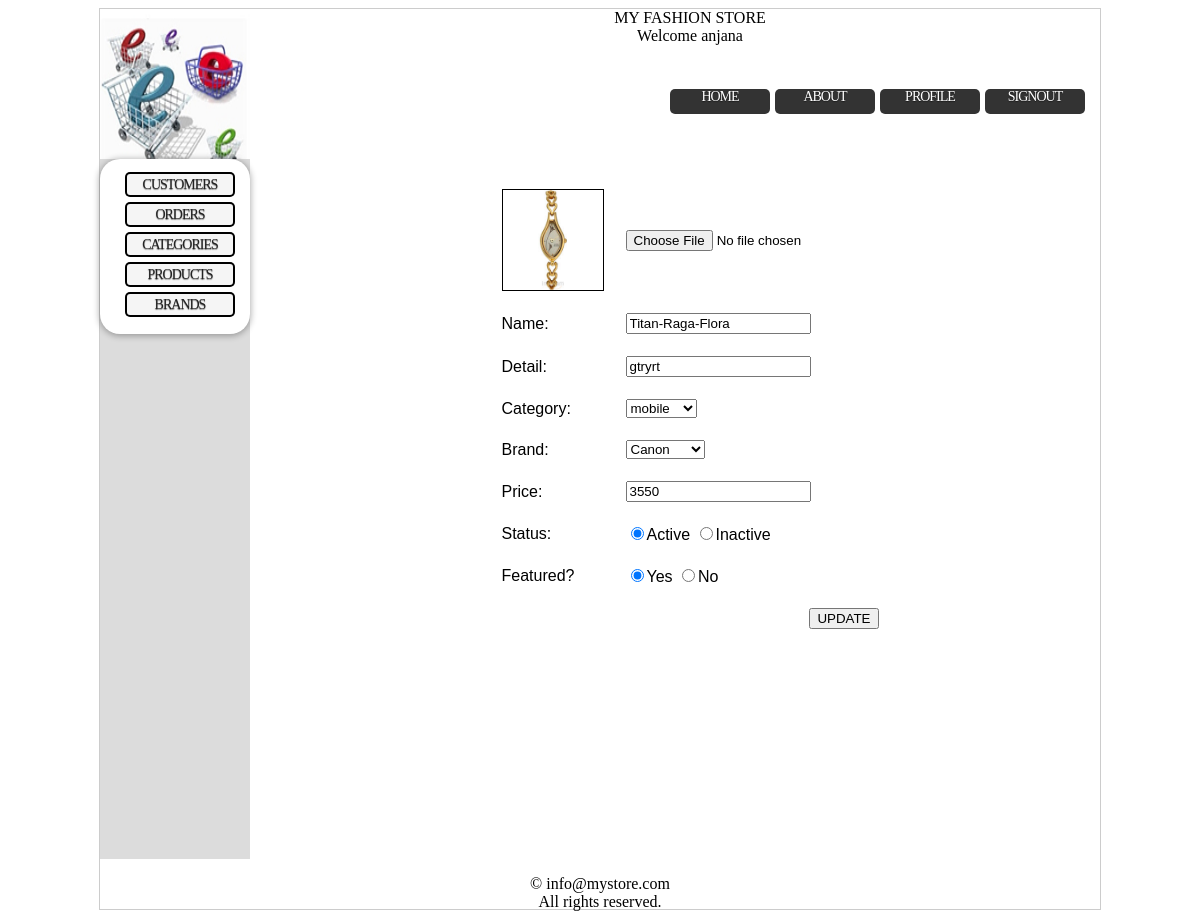
Screenshot of /admin/prdupdate.php?edit=41 (signed in) with the database file from the repository.
### tables this page shows
CREATE TABLE IF NOT EXISTS `products` (
  `pid` int(11) NOT NULL AUTO_INCREMENT,
  `pname` varchar(25) NOT NULL,
  `detail` varchar(25) NOT NULL,
  `category` int(11) NOT NULL,
  `brand` int(11) NOT NULL,
  `price` int(11) NOT NULL,
  `status` varchar(25) NOT NULL,
  `feature` varchar(25) NOT NULL,
  `image` varchar(25) NOT NULL,
  PRIMARY KEY (`pid`),
  KEY `Fk_brand` (`brand`),
  KEY `Fk_category` (`category`)
);

### library/sql.php (called while the page is built, shortened)
<?php
class DB
{
	public function query($sql)
	{
		$result = mysql_query($sql) or die(mysql_error());
		if($result) return $result;
		else return false;
	}
}
?>

### admin/prdupdate.php (the view, shortened to what this page needs)
<?php
require_once ('../library/sql.php');
$db=new DB();
$cresult=$db->query("select cid, cname from category");
$bresult=$db->query("select id, name from brand");
?>
<html>
	<head>
		<link rel="stylesheet" type="text/css" href="../CSS/style.css" media="screen" />
	</head>
	<body>
		<div class="wrapper">
			<?php
				require_once '../library/header.php';
				require_once '../library/content.php';
			?>
			<div class="rightcontent">
				<?php
					if(isset($_GET['edit']))
					{
						$id = mysql_real_escape_string($_GET['edit']);
						$result= $db->query("SELECT * FROM products WHERE pid=$id");
						if(mysql_num_rows($result) == 1)
						{
							$data = mysql_fetch_array($result);
					?>
					<form method="POST" action="prdupdate.php"  enctype="multipart/form-data" accept-charset="UTF-8">
					<br/>
					<table align="center" cellpadding="10px">
					<tr><td height="40" width="40">
					<img src="../upload/<?php echo $data['image'];?>" width="100" height="100" style="border:1px solid"></img></td>
					<td><input type="file" name="photo" id="file" value="<?php echo $data['image'];?>"/></td>
					</tr>
					<tr>
					<td>Name:</td>
					<td><input type="text" name="name" value="<?php echo $data['pname']; ?>" /></td>
					</tr>
					<tr>
					<td>Detail:</td>
					<td><input type="text" name="detail" value="<?php echo $data['detail']; ?>" /></td>
					</tr>
					<tr><td>Category:</td>
				<td><select name="category">
				<?php
				while($arrayRow = mysql_fetch_assoc($cresult)) {
						$cat = $arrayRow['cname'];
						$cid = $arrayRow['cid'];
						echo "<option selected ='selected' value='$cid'>$cat</option>\n";
					}
					?>
				</select></td></tr>
					<tr><td>Brand:</td>
				<td><select name="brand">
				<?php
				while($arrRow = mysql_fetch_assoc($bresult)) {
						$bnd = $arrRow['name'];
						$bid = $arrRow['id'];
						echo "<option selected ='selected' value='$bid'>$bnd</option>\n";
					}
					?>
				</select></td></tr>
					<td>Price:</td>
					<td><input type="text" name="price" value="<?php echo $data['price']; ?>" /></td>
					<tr>
					<td>Status:</td>
					<td>
					<input<?php echo !empty($data['status']) ? ' checked=""' : ''; ?> type="radio" name="status" id="state_yes" value="Active" />Active
					<input<?php echo empty($data['status']) ? ' checked=""' : ''; ?> type="radio" name="status" id="state_no" value="Inactive" />Inactive
					</td></tr>
					<tr>
					<td>Featured?</td>
					<td>
					<input<?php echo !empty($data['feature']) ? ' checked=""' : ''; ?> type="radio" name="feature" id="state_yes" value="Yes" />Yes
					<input<?php echo empty($data['feature']) ? ' checked=""' : ''; ?> type="radio" name="feature" id="state_no" value="No"/>No
					</td></tr>
					<tr>
					<td>&nbsp;</td>
					<td align="right">
					<input type="submit" value="UPDATE"/>
					</td>
					</tr>
					</table>
					</form>
					<?php
				}
			}
		?>
			</div>
			<div class="footer">
				<p>&copy; info@mystore.com<br/> All rights reserved.</p>
			</div>
			</div>
	</body>
</html>

### CSS/style.css (style rules this page uses)
.wrapper { background-color:#FFFFFF; width: 1000px; border: 1px solid #cccccc; height: 900px; margin: 0px auto; }
.footer { float:left; height:50px; width:1000px; background-color:#FFFFFF; color: #000000; text-align:center; }
.rightcontent { float: right; height: 700px; width: 820px; background: #FFFFFF; color: #035A85; font-family: Verdana, Arial, Helvetica; }

### rows the page displays
products: image (picture), name "Titan-Raga-Flora", detail "gtryrt", price "3550", status "☑", feature "☑"

### other values shown
$_SESSION['username'] "anjana"
form field category "mobile"
form field brand "Canon"
